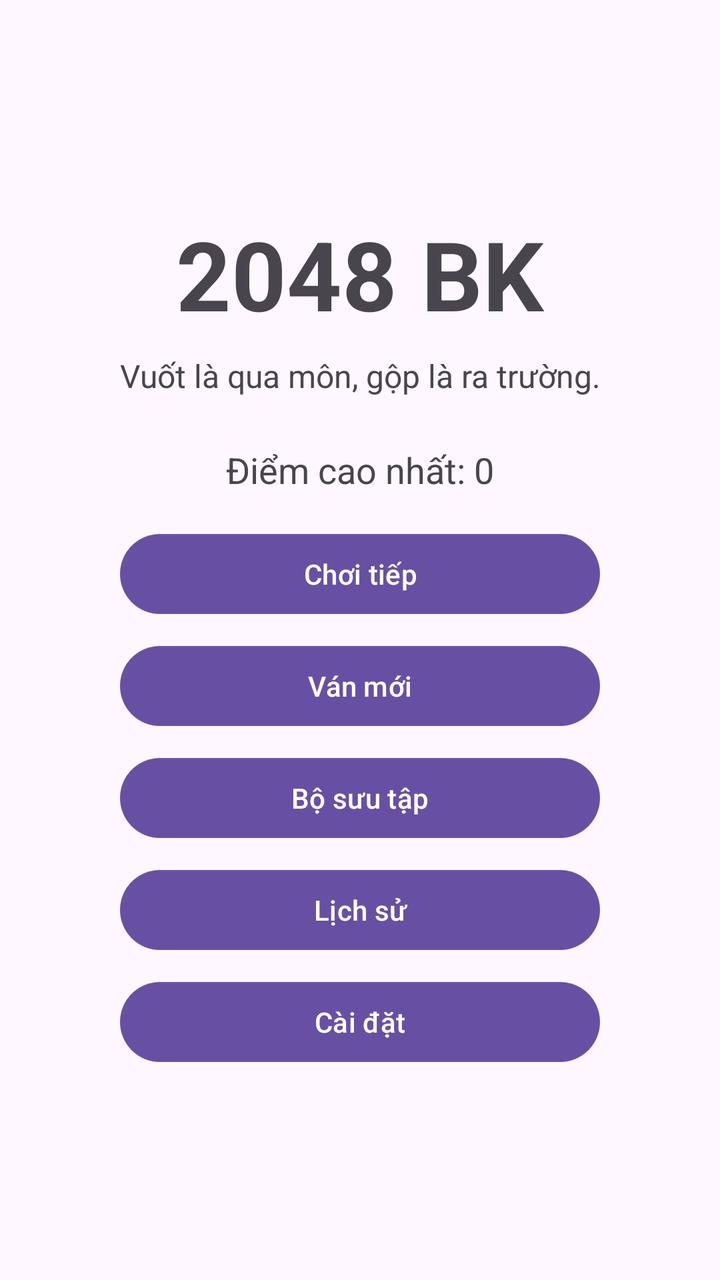
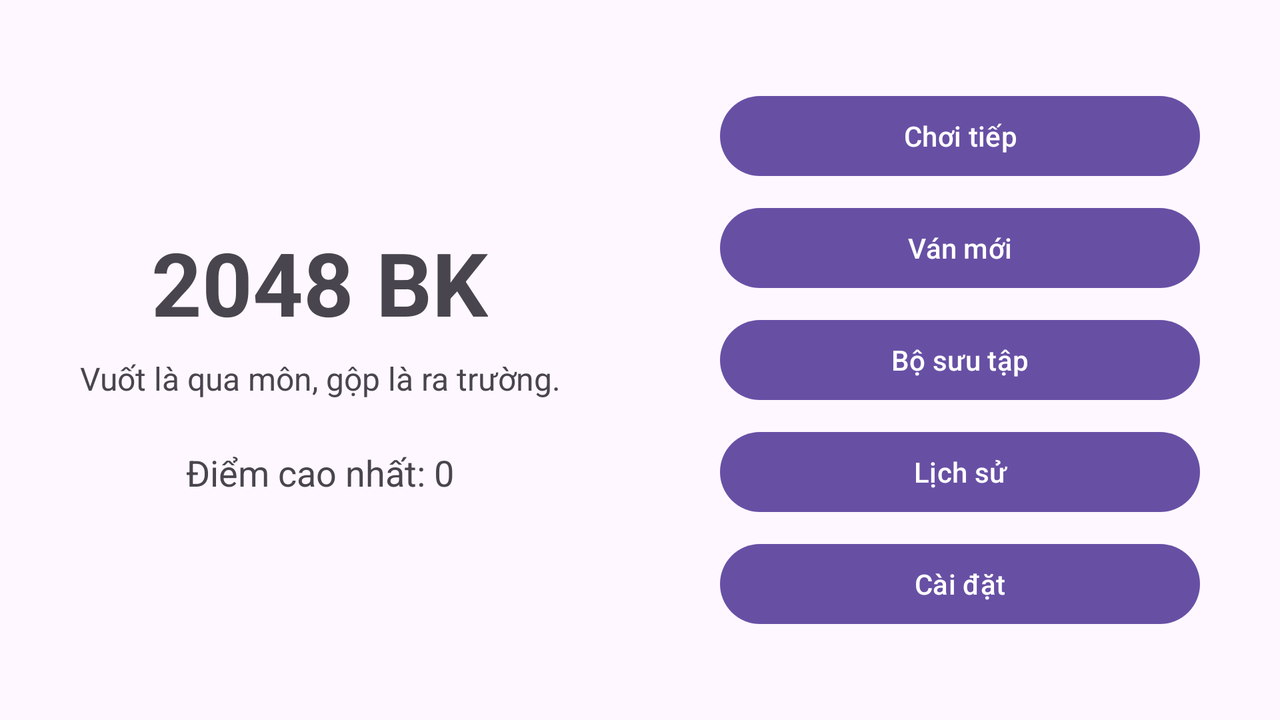

The same Android screen from two of the app's own layout files: first res/layout/ as a phone draws it, then the repository's variant for another configuration, drawn on a device whose configuration selects that folder. Both files follow.
<!-- AndroidManifest.xml: application theme Theme.BK2048 -->
<!-- res/layout/activity_menu.xml -->
<?xml version="1.0" encoding="utf-8"?>
<ScrollView xmlns:android="http://schemas.android.com/apk/res/android"
    xmlns:tools="http://schemas.android.com/tools"
    android:id="@+id/main"
    android:layout_width="match_parent"
    android:layout_height="match_parent"
    android:defaultFocusHighlightEnabled="false"
    android:fillViewport="true"
    tools:context=".ui.menu.MenuActivity">

    <LinearLayout
        android:layout_width="match_parent"
        android:layout_height="wrap_content"
        android:gravity="center"
        android:orientation="vertical"
        android:padding="24dp">

        
        <TextView
            android:id="@+id/tvTitle"
            android:layout_width="wrap_content"
            android:layout_height="wrap_content"
            android:text="@string/app_name"
            android:textSize="48sp"
            android:textStyle="bold" />

        <TextView
            android:layout_width="wrap_content"
            android:layout_height="wrap_content"
            android:layout_marginTop="8dp"
            android:gravity="center"
            android:text="@string/slogan"
            android:textSize="16sp" />

        <TextView
            android:id="@+id/tvHighScore"
            android:layout_width="wrap_content"
            android:layout_height="wrap_content"
            android:layout_marginTop="24dp"
            android:layout_marginBottom="16dp"
            android:textSize="18sp"
            tools:text="Điểm cao nhất: 0" />

        <com.google.android.material.button.MaterialButton
            android:id="@+id/btnContinue"
            android:layout_width="240dp"
            android:layout_height="wrap_content"
            android:text="@string/menu_continue" />

        <com.google.android.material.button.MaterialButton
            android:id="@+id/btnNewGame"
            android:layout_width="240dp"
            android:layout_height="wrap_content"
            android:layout_marginTop="8dp"
            android:text="@string/new_game" />

        <com.google.android.material.button.MaterialButton
            android:id="@+id/btnCollection"
            android:layout_width="240dp"
            android:layout_height="wrap_content"
            android:layout_marginTop="8dp"
            android:text="@string/menu_collection" />

        <com.google.android.material.button.MaterialButton
            android:id="@+id/btnHistory"
            android:layout_width="240dp"
            android:layout_height="wrap_content"
            android:layout_marginTop="8dp"
            android:text="@string/menu_history" />

        <com.google.android.material.button.MaterialButton
            android:id="@+id/btnSettings"
            android:layout_width="240dp"
            android:layout_height="wrap_content"
            android:layout_marginTop="8dp"
            android:text="@string/menu_settings" />
    </LinearLayout>
</ScrollView>
<!-- resources referenced by this layout -->
<resources>
  <string name="app_name">2048 BK</string>
  <string name="menu_collection">Bộ sưu tập</string>
  <string name="menu_continue">Chơi tiếp</string>
  <string name="menu_history">Lịch sử</string>
  <string name="menu_settings">Cài đặt</string>
  <string name="new_game">Ván mới</string>
  <string name="slogan">Vuốt là qua môn, gộp là ra trường.</string>
  <style name="Theme.BK2048" parent="Base.Theme.BK2048" />
  <style name="Base.Theme.BK2048" parent="Theme.Material3.DayNight.NoActionBar">
          
          
      </style>
</resources>
<!-- res/layout-land/activity_menu.xml (the repository's variant of the layout above) -->
<!-- drawn on the phone turned sideways -->
<?xml version="1.0" encoding="utf-8"?>
<ScrollView xmlns:android="http://schemas.android.com/apk/res/android"
    xmlns:tools="http://schemas.android.com/tools"
    android:id="@+id/main"
    android:layout_width="match_parent"
    android:layout_height="match_parent"
    android:defaultFocusHighlightEnabled="false"
    android:fillViewport="true"
    tools:context=".ui.menu.MenuActivity">

    <LinearLayout
        android:layout_width="match_parent"
        android:layout_height="wrap_content"
        android:baselineAligned="false"
        android:gravity="center_vertical"
        android:orientation="horizontal">

        <LinearLayout
            android:layout_width="0dp"
            android:layout_height="wrap_content"
            android:layout_weight="1"
            android:gravity="center"
            android:orientation="vertical"
            android:padding="24dp">

            
            <TextView
                android:id="@+id/tvTitle"
                android:layout_width="wrap_content"
                android:layout_height="wrap_content"
                android:text="@string/app_name"
                android:textSize="44sp"
                android:textStyle="bold" />

            <TextView
                android:layout_width="wrap_content"
                android:layout_height="wrap_content"
                android:layout_marginTop="8dp"
                android:gravity="center"
                android:text="@string/slogan"
                android:textSize="16sp" />

            <TextView
                android:id="@+id/tvHighScore"
                android:layout_width="wrap_content"
                android:layout_height="wrap_content"
                android:layout_marginTop="24dp"
                android:textSize="18sp"
                tools:text="Điểm cao nhất: 0" />
        </LinearLayout>

        <LinearLayout
            android:layout_width="0dp"
            android:layout_height="wrap_content"
            android:layout_weight="1"
            android:gravity="center"
            android:orientation="vertical"
            android:padding="24dp">

            <com.google.android.material.button.MaterialButton
                android:id="@+id/btnContinue"
                android:layout_width="240dp"
                android:layout_height="wrap_content"
                android:text="@string/menu_continue" />

            <com.google.android.material.button.MaterialButton
                android:id="@+id/btnNewGame"
                android:layout_width="240dp"
                android:layout_height="wrap_content"
                android:layout_marginTop="8dp"
                android:text="@string/new_game" />

            <com.google.android.material.button.MaterialButton
                android:id="@+id/btnCollection"
                android:layout_width="240dp"
                android:layout_height="wrap_content"
                android:layout_marginTop="8dp"
                android:text="@string/menu_collection" />

            <com.google.android.material.button.MaterialButton
                android:id="@+id/btnHistory"
                android:layout_width="240dp"
                android:layout_height="wrap_content"
                android:layout_marginTop="8dp"
                android:text="@string/menu_history" />

            <com.google.android.material.button.MaterialButton
                android:id="@+id/btnSettings"
                android:layout_width="240dp"
                android:layout_height="wrap_content"
                android:layout_marginTop="8dp"
                android:text="@string/menu_settings" />
        </LinearLayout>
    </LinearLayout>
</ScrollView>
